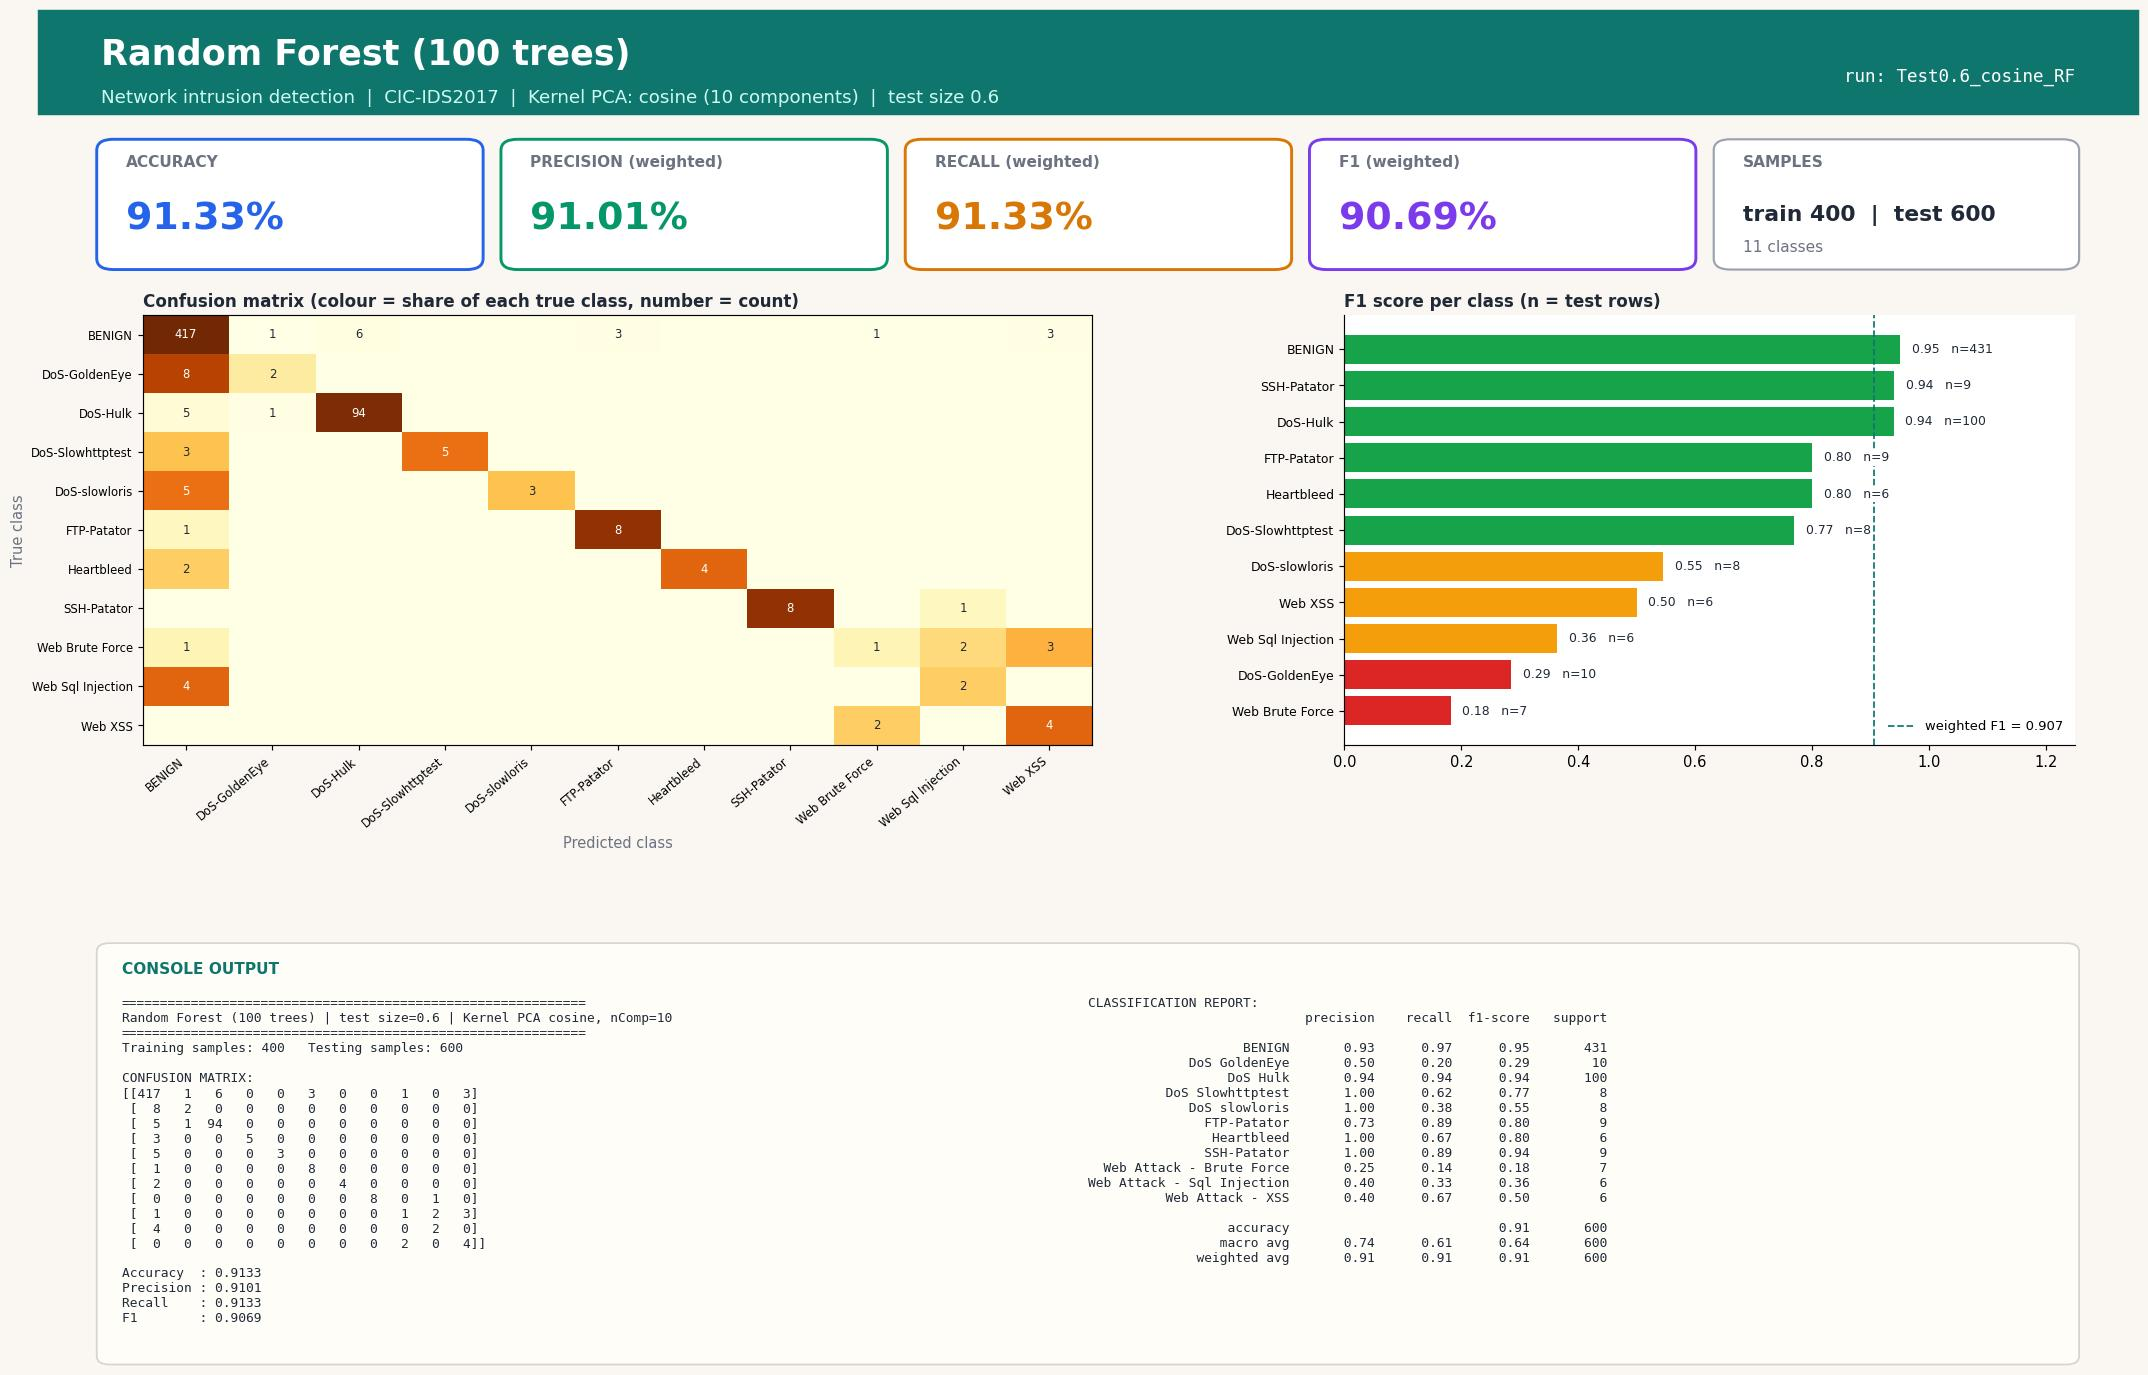

Generate this figure with Python:
#!/usr/bin/env python3
"""Random Forest (100 trees) | Test size 0.6 | Kernel PCA kernel=cosine, n_components=10
CIC-IDS2017 (Tue+Wed+Thu-morning) 1000-row stratified sample.
Run in any IDE (Spyder / VS Code / PyCharm / Jupyter): open the file and press Run, no arguments needed.
Saves next to this file: 'Test0.6_cosine_RF.jpg' - one image with the console output (confusion matrix, metrics, classification report) plus charts."""
import json, os
import numpy as np
import matplotlib.pyplot as plt
from sklearn.decomposition import KernelPCA
from sklearn.ensemble import RandomForestClassifier
from sklearn.metrics import (accuracy_score, classification_report, confusion_matrix,
                             f1_score, precision_score, recall_score)
from sklearn.model_selection import train_test_split
from sklearn.preprocessing import StandardScaler

TEST_SIZE, KERNEL, N_COMP, ALG, ALG_NAME = 0.6, "cosine", 10, "RF", "Random Forest (100 trees)"
try:
    HERE = os.path.dirname(os.path.abspath(__file__))
except NameError:                      # Jupyter / interactive console
    HERE = os.getcwd()
def _find_root():                      # folder that contains data/sample.npz (works from any working directory)
    for p in (HERE, os.path.join(HERE, ".."), os.path.join(HERE, "..", ".."), os.getcwd()):
        if os.path.exists(os.path.join(p, "data", "sample.npz")):
            return os.path.abspath(p)
    raise FileNotFoundError("data/sample.npz not found - run prepare_data.py or keep the repo folder structure")
ROOT = _find_root()
tag = f"Test{TEST_SIZE}_{KERNEL}_{ALG}"

# 1. LOAD cached, cleaned sample (see prepare_data.py)
d = np.load(os.path.join(ROOT, "data", "sample.npz"), allow_pickle=True)
X, y, class_names = d["X"], d["y"], [str(c).replace("�", "-") for c in d["classes"]]

# 2. SPLIT
X_train, X_test, y_train, y_test = train_test_split(
    X, y, test_size=TEST_SIZE, random_state=42, stratify=y)

# 3. SCALE (fit on train only)
scaler = StandardScaler()
X_train = scaler.fit_transform(X_train); X_test = scaler.transform(X_test)

# 4. DIMENSIONALITY REDUCTION: Kernel PCA (fit on train only; gamma = sklearn default 1/n_features)
kpca = KernelPCA(n_components=N_COMP, kernel=KERNEL, random_state=0)
X_train = kpca.fit_transform(X_train); X_test = kpca.transform(X_test)

# 5. CLASSIFIER
classifier = RandomForestClassifier(n_estimators=100, random_state=0, n_jobs=1)
classifier.fit(X_train, y_train)
y_pred = classifier.predict(X_test)

# 6. METRICS
labels = np.arange(len(class_names))
cm = confusion_matrix(y_test, y_pred, labels=labels)
res = dict(test_size=TEST_SIZE, kernel=KERNEL, n_components=N_COMP, algorithm=ALG, model=ALG_NAME,
           n_train=int(len(y_train)), n_test=int(len(y_test)),
           accuracy=accuracy_score(y_test, y_pred),
           precision=precision_score(y_test, y_pred, average="weighted", zero_division=0),
           recall=recall_score(y_test, y_pred, average="weighted", zero_division=0),
           f1=f1_score(y_test, y_pred, average="weighted", zero_division=0))
report = classification_report(y_test, y_pred, labels=labels, target_names=class_names, zero_division=0)
lines = ["=" * 60, f"{ALG_NAME} | test size={TEST_SIZE} | Kernel PCA {KERNEL}, nComp={N_COMP}", "=" * 60,
         f"Training samples: {len(y_train)}   Testing samples: {len(y_test)}", "", "CONFUSION MATRIX:", np.array2string(cm), ""]
for k in ("accuracy", "precision", "recall", "f1"): lines.append(f"{k.capitalize():10s}: {res[k]:.4f}")
lines += ["", "CLASSIFICATION REPORT:", report]
console_output = "\n".join(lines); print(console_output)

# 7. VISUAL OUTPUT: ONE report-style image (banner, KPI cards, charts, console output) - real results only
from matplotlib.patches import FancyBboxPatch, Rectangle
short = [c.replace("Web Attack - ", "Web ").replace("DoS ", "DoS-") for c in class_names]
rep = classification_report(y_test, y_pred, labels=labels, target_names=class_names, zero_division=0, output_dict=True)
cmn = cm / np.maximum(cm.sum(axis=1, keepdims=True), 1)          # row-normalised = per-class recall
INK, MUTED, BG, ACC = "#1f2937", "#6b7280", "#faf7f2", "#0f766e"
fig = plt.figure(figsize=(20, 13.2), dpi=105, facecolor=BG)
fig.add_artist(Rectangle((0, 0.925), 1, 0.075, transform=fig.transFigure, color=ACC, zorder=0))
fig.text(0.03, 0.968, f"{ALG_NAME}", fontsize=24, fontweight="bold", color="white", va="center")
fig.text(0.03, 0.937, f"Network intrusion detection  |  CIC-IDS2017  |  Kernel PCA: {KERNEL} ({N_COMP} components)  |  test size {TEST_SIZE}",
         fontsize=12.5, color="#ccfbf1", va="center")
fig.text(0.97, 0.952, f"run: {tag}", fontsize=12, color="white", ha="right", va="center", family="monospace")

# KPI cards
cards = [("ACCURACY", res["accuracy"], "#2563eb"), ("PRECISION (weighted)", res["precision"], "#059669"),
         ("RECALL (weighted)", res["recall"], "#d97706"), ("F1 (weighted)", res["f1"], "#7c3aed")]
for i, (lab, v, col) in enumerate(cards):
    x0 = 0.03 + i * 0.1925
    fig.add_artist(FancyBboxPatch((x0, 0.815), 0.18, 0.09, boxstyle="round,pad=0.002,rounding_size=0.008", transform=fig.transFigure,
                                  facecolor="white", edgecolor=col, linewidth=2))
    fig.text(x0 + 0.012, 0.887, lab, fontsize=10.5, color=MUTED, fontweight="bold")
    fig.text(x0 + 0.012, 0.842, f"{v * 100:.2f}%", fontsize=26, color=col, fontweight="bold")
fig.add_artist(FancyBboxPatch((0.80, 0.815), 0.17, 0.09, boxstyle="round,pad=0.002,rounding_size=0.008", transform=fig.transFigure,
                              facecolor="white", edgecolor="#9ca3af", linewidth=1.5))
fig.text(0.812, 0.887, "SAMPLES", fontsize=10.5, color=MUTED, fontweight="bold")
fig.text(0.812, 0.848, f"train {res['n_train']}  |  test {res['n_test']}", fontsize=15, color=INK, fontweight="bold")
fig.text(0.812, 0.826, f"{len(class_names)} classes", fontsize=10.5, color=MUTED)

gs = fig.add_gridspec(1, 2, left=0.05, right=0.97, top=0.78, bottom=0.47, wspace=0.30, width_ratios=[1.3, 1])
ax1 = fig.add_subplot(gs[0, 0]); ax2 = fig.add_subplot(gs[0, 1])
for ax in (ax1, ax2): ax.set_facecolor("white")
im = ax1.imshow(cmn, cmap="YlOrBr", vmin=0, vmax=1, aspect="auto")
ax1.set_xticks(labels); ax1.set_yticks(labels); ax1.set_xticklabels(short, rotation=40, ha="right", fontsize=8); ax1.set_yticklabels(short, fontsize=8)
ax1.set_title("Confusion matrix (colour = share of each true class, number = count)", loc="left", fontsize=11.5, color=INK, fontweight="bold")
ax1.set_xlabel("Predicted class", color=MUTED); ax1.set_ylabel("True class", color=MUTED)
for a_ in labels:
    for b_ in labels:
        if cm[a_, b_]: ax1.text(b_, a_, cm[a_, b_], ha="center", va="center", fontsize=8, color="white" if cmn[a_, b_] > 0.6 else INK)
f1s = [rep[c]["f1-score"] for c in class_names]; sup = [int(rep[c]["support"]) for c in class_names]
order = np.argsort(f1s)
cols = ["#dc2626" if f1s[i] < 0.34 else "#f59e0b" if f1s[i] < 0.67 else "#16a34a" for i in order]
ax2.barh(range(len(order)), [f1s[i] for i in order], color=cols)
ax2.set_yticks(range(len(order))); ax2.set_yticklabels([short[i] for i in order], fontsize=8.5); ax2.set_xlim(0, 1.25)
ax2.set_title("F1 score per class (n = test rows)", loc="left", fontsize=11.5, color=INK, fontweight="bold")
for k, i in enumerate(order): ax2.text(f1s[i] + 0.02, k, f"{f1s[i]:.2f}   n={sup[i]}", va="center", fontsize=8.5, color=INK, zorder=5, bbox=dict(facecolor="white", edgecolor="none", pad=1))
for sp in ("top", "right"): ax2.spines[sp].set_visible(False)
ax2.axvline(res["f1"], color=ACC, ls="--", lw=1.2, label=f"weighted F1 = {res['f1']:.3f}"); ax2.legend(loc="lower right", fontsize=9, frameon=False)

# console output panel (same text that is printed to the console)
fig.add_artist(FancyBboxPatch((0.03, 0.025), 0.94, 0.30, boxstyle="round,pad=0.002,rounding_size=0.006", transform=fig.transFigure,
                              facecolor="#fffdf8", edgecolor="#d6d3d1", linewidth=1.2))
fig.text(0.04, 0.305, "CONSOLE OUTPUT", fontsize=10.5, color=ACC, fontweight="bold")
split_at = lines.index("CLASSIFICATION REPORT:")
fig.text(0.04, 0.288, "\n".join(lines[:split_at]), family="monospace", fontsize=8.8, color=INK, va="top")
fig.text(0.50, 0.288, "\n".join(lines[split_at:]), family="monospace", fontsize=8.8, color=INK, va="top")
plt.savefig(os.path.join(HERE, tag + ".jpg"), format="jpg", bbox_inches="tight", facecolor=BG)
if os.environ.get("ACN_NO_SHOW") != "1": plt.show()   # IDEs display the image; run_all.py disables this
plt.close()

os.makedirs(os.path.join(ROOT, "results", "json"), exist_ok=True)
with open(os.path.join(ROOT, "results", "json", tag + ".json"), "w") as f: json.dump(res, f)
